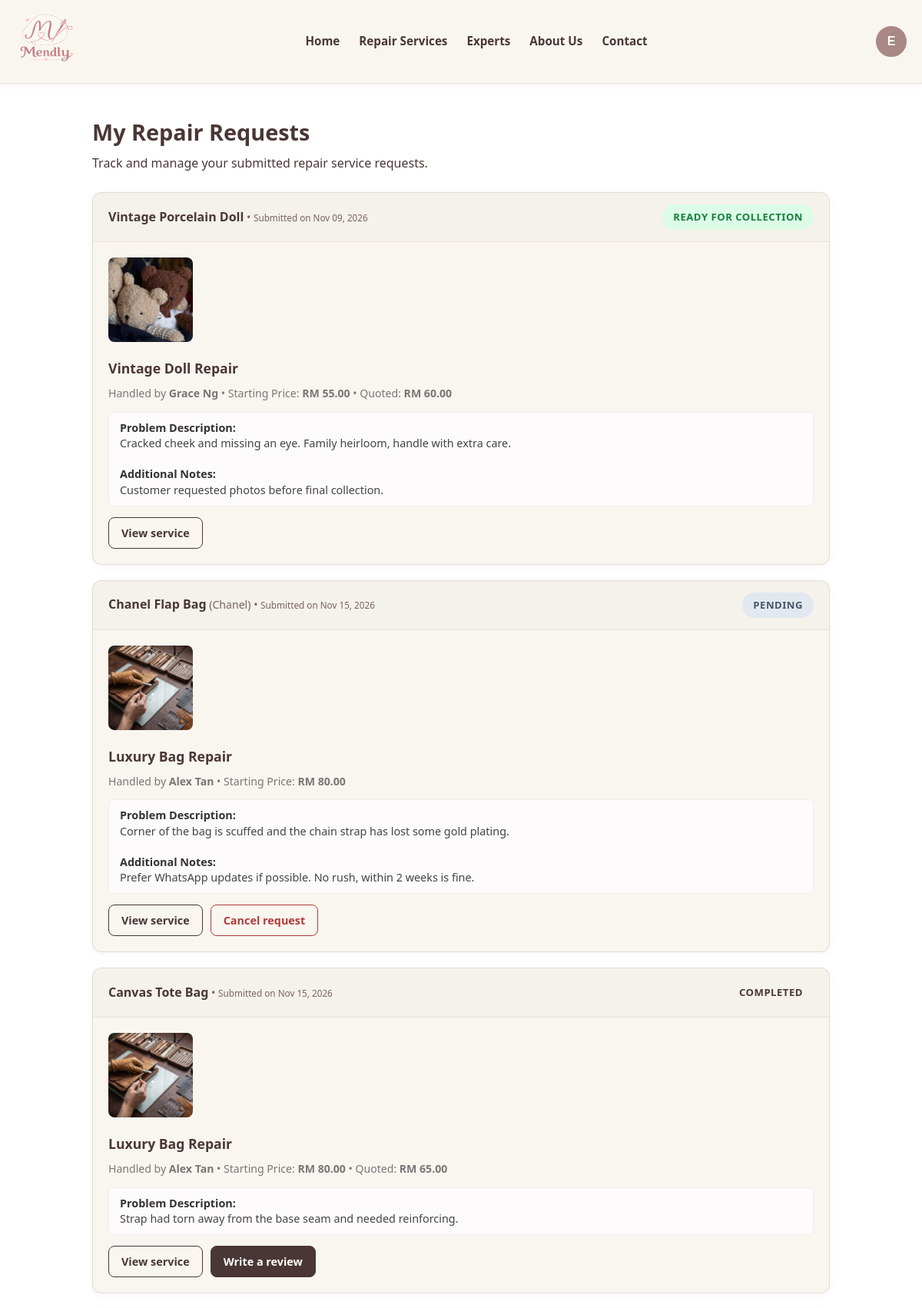
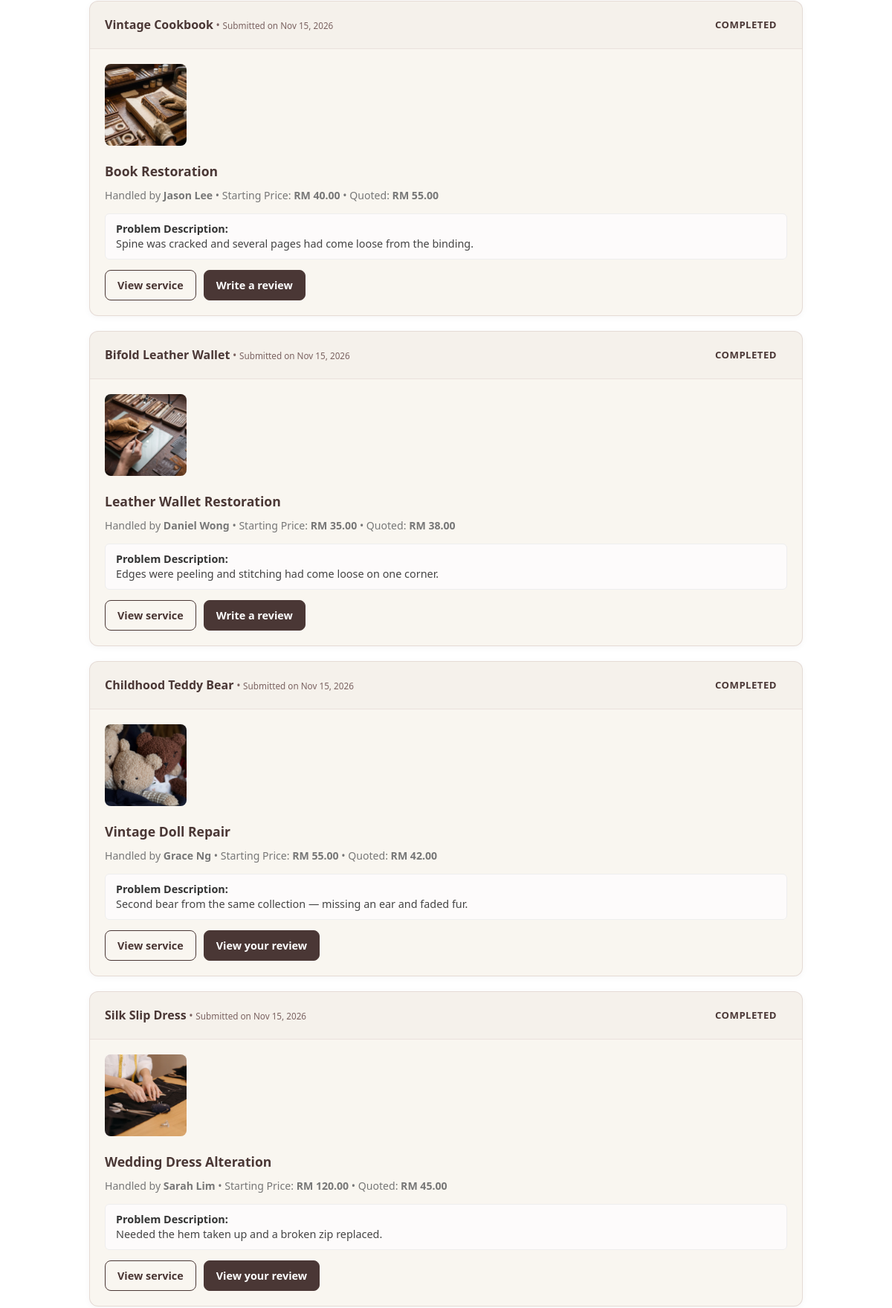
Page /my-requests.php (signed in, upper part) on the committed database (2 pictures, top to bottom).
### tables this page shows
CREATE TABLE repair_requests (
    request_id         INT AUTO_INCREMENT PRIMARY KEY,
    customer_id         INT NOT NULL,
    service_id          INT NOT NULL,
    item_name            VARCHAR(150),
    brand                 VARCHAR(100),
    repair_description   TEXT,
    additional_notes      TEXT,
    reference_image      VARCHAR(255),
    quoted_price          DECIMAL(10,2),

    status ENUM(
        'Pending',
        'Accepted',
        'In Progress',
        'Ready for Collection',
        'Completed',
        'Cancelled'
    ) DEFAULT 'Pending',

    request_date TIMESTAMP DEFAULT CURRENT_TIMESTAMP,

    FOREIGN KEY (customer_id) REFERENCES customers(customer_id),
    FOREIGN KEY (service_id)  REFERENCES services(service_id)
);

CREATE TABLE services (
    service_id         INT AUTO_INCREMENT PRIMARY KEY,
    expert_id          INT NOT NULL,
    category_id        INT NOT NULL,
    title              VARCHAR(150) NOT NULL,
    description        TEXT,
    starting_price     DECIMAL(10,2),
    estimated_duration VARCHAR(50),
    status             ENUM('active', 'inactive') DEFAULT 'active',
    created_at         TIMESTAMP DEFAULT CURRENT_TIMESTAMP,

    FOREIGN KEY (expert_id)   REFERENCES experts(expert_id) ON DELETE CASCADE,
    FOREIGN KEY (category_id) REFERENCES categories(category_id)
);

CREATE TABLE experts (
    expert_id              INT AUTO_INCREMENT PRIMARY KEY,
    full_name               VARCHAR(100) NOT NULL,
    email                    VARCHAR(100) NOT NULL UNIQUE,
    phone                    VARCHAR(20)  NOT NULL,
    location                 VARCHAR(150) NOT NULL,
    password                 VARCHAR(255) NOT NULL,
    business_name            VARCHAR(150) NOT NULL,
    experience                VARCHAR(20)  NOT NULL,
    description              TEXT,

     
     
     
     
     
     
     
    first_login_done         BOOLEAN DEFAULT TRUE,

    photo_path                MEDIUMBLOB,
    photo_path_mime           VARCHAR(20),

     
    avatar                    MEDIUMBLOB,
    avatar_mime               VARCHAR(20),
    bio                       TEXT,
    years_experience          INT DEFAULT 0,
    completed_repairs         INT DEFAULT 0,
    response_rate             DECIMAL(5,2) DEFAULT 0,
    average_response_time     VARCHAR(50),
    verified                  BOOLEAN DEFAULT FALSE,

    created_at                TIMESTAMP DEFAULT CURRENT_TIMESTAMP
);

### includes/helpers.php (called while the page is built, shortened)
<?php
function currentRole(): string
{
    return isset($_SESSION['user_id']) ? ($_SESSION['role'] ?? 'guest') : 'guest';
}
function requireRole(string $role): int
{
    return (int) $_SESSION['user_id'];
}

### my-requests.php (the view, shortened to what this page needs)
<?php
include 'includes/db.php';
$customerID = requireRole('customer');
$sql = "
    SELECT
        rq.request_id,
        rq.item_name,
        rq.brand,
        rq.repair_description,
        rq.additional_notes,
        rq.quoted_price,
        rq.status,
        rq.request_date,
        s.service_id,
        s.title AS service_title,
        s.starting_price,
        e.full_name AS expert_name,
        e.business_name,
        r.review_id,
        COALESCE(
            (
                SELECT image_path
                FROM service_images
                WHERE service_id = s.service_id
                ORDER BY display_order ASC
                LIMIT 1
            ),
            c.image_path
        ) AS service_thumbnail
    FROM repair_requests rq
    INNER JOIN services s ON rq.service_id = s.service_id
    INNER JOIN experts e ON s.expert_id = e.expert_id
    INNER JOIN categories c ON s.category_id = c.category_id
    LEFT JOIN reviews r ON r.request_id = rq.request_id
    WHERE rq.customer_id = ?
    ORDER BY rq.request_id DESC
";
$stmt = mysqli_prepare($conn, $sql);
mysqli_stmt_bind_param($stmt, "i", $customerID);
mysqli_stmt_execute($stmt);
$result = mysqli_stmt_get_result($stmt);
$requests = [];
while ($row = mysqli_fetch_assoc($result)) {
    $requests[] = $row;
}
function getStatusBadge($status = 'Pending')
{
    $currentStatus = trim($status ?? 'Pending');
    switch ($currentStatus) {
        case 'Ready for Collection':
            return ['label' => 'Ready for Collection', 'class' => 'badge-ready'];
        case 'Completed':
            return ['label' => 'Completed', 'class' => 'badge-completed'];
        case 'Pending':
        default:
            return ['label' => 'Pending', 'class' => 'badge-pending'];
    }
}
?>
<!DOCTYPE html>
<html lang="en">
<head>
    <link rel="stylesheet" href="assets/css/global.css">
    <link rel="stylesheet" href="assets/css/my-requests.css">
</head>
<body>
    <?php include "includes/header.php"; ?>
    <main class="my-requests-container">
        <div class="page-header">
            <h1>My Repair Requests</h1>
            <p>Track and manage your submitted repair service requests.</p>
        </div>
        <?php if (!empty($requests)): ?>
            <?php foreach ($requests as $req): ?>
                <?php
                $badge = getStatusBadge($req['status']);
                $thumbnail = !empty($req['service_thumbnail']) ? $req['service_thumbnail'] : 'assets/images/logo.png';
                $createdDate = date('M d, Y', strtotime($req['request_date']));
                ?>
                <div class="request-card">
                    <div class="card-header">
                        <div class="request-info">
                            <strong><?php echo htmlspecialchars($req['item_name']); ?></strong>
                            <?php if (!empty($req['brand'])): ?>
                                <span>(<?php echo htmlspecialchars($req['brand']); ?>)</span>
                            <?php endif; ?>
                            &bull; <small>Submitted on <?php echo $createdDate; ?></small>
                        </div>
                        <span class="status-badge <?php echo $badge['class']; ?>">
                            <?php echo $badge['label']; ?>
                        </span>
                    </div>
                    <div class="card-body">
                        <img
                            src="<?php echo htmlspecialchars($thumbnail); ?>"
                            alt="<?php echo htmlspecialchars($req['service_title']); ?>"
                            class="service-img"
                            onerror="this.src='assets/images/logo.png';">
                        <div class="details-wrapper">
                            <h3 class="service-title"><?php echo htmlspecialchars($req['service_title']); ?></h3>
                            <div class="expert-meta">
                                Handled by <strong><?php echo htmlspecialchars($req['expert_name']); ?></strong> &bull;
                                Starting Price: <strong>RM <?php echo number_format($req['starting_price'], 2); ?></strong>
                                <?php if ($req['quoted_price'] !== null): ?>
                                    &bull; Quoted: <strong>RM <?php echo number_format($req['quoted_price'], 2); ?></strong>
                                <?php endif; ?>
                            </div>
                            <div class="desc-box">
                                <strong>Problem Description:</strong><br>
                                <?php echo nl2br(htmlspecialchars($req['repair_description'])); ?>
                                <?php if (!empty($req['additional_notes'])): ?>
                                    <br><br><strong>Additional Notes:</strong><br>
                                    <?php echo nl2br(htmlspecialchars($req['additional_notes'])); ?>
                                <?php endif; ?>
                            </div>
                            <div class="request-actions">
                                <a href="service-details.php?id=<?php echo (int) $req['service_id']; ?>" class="btn-link">View service</a>
                                <?php if ($req['status'] === 'Completed'): ?>
                                    <a href="review.php" class="btn-link btn-link-solid">
                                        <?php echo $req['review_id'] ? 'View your review' : 'Write a review'; ?>
                                    </a>
                                <?php elseif ($req['status'] === 'Pending'): ?>
                                    <form method="post" action="cancel-request.php" onsubmit="return confirm('Cancel this repair request?');">
                                        <button type="submit" class="btn-link btn-link-danger">Cancel request</button>
                                    </form>
                                <?php endif; ?>
                            </div>
                        </div>
                    </div>
                </div>
            <?php endforeach; ?>
        <?php endif; ?>
    </main>
    <?php include "includes/footer.php"; ?>
</body>
</html>

### assets/css/global.css (style rules this page uses)
:root { --color-light: rgba(249, 246, 240, 1); --color-medium: rgba(169, 136, 133, 1); --color-dark: rgba(74, 55, 53, 1); --color-subtle-dark: rgba(122, 98, 96, 1); --color-dark-80: rgba(74, 55, 53, 0.9); --color-dark-90: rgba(74, 55, 53, 0.98); --color-light-80: rgba(249, 246, 240, 0.8); --font-main: "Segoe UI", Tahoma, Geneva, Verdana, sans-serif; --transition-fast: all 0.3s ease; }
* { margin: 0; padding: 0; box-sizing: border-box; }
body { font-family: var(--font-main); color: var(--color-dark); line-height: 1.6; overflow-x: hidden; }
a { text-decoration: none; color: inherit; }
.card-body { padding: 18px; flex-grow: 1; display: flex; flex-direction: column; }
.card-body h3 { font-size: 1.1rem; color: var(--color-dark); margin-bottom: 8px; }

### assets/css/my-requests.css (style rules this page uses)
.my-requests-container { max-width: 1000px; margin: 40px auto; padding: 0 20px; }
.page-header { margin-bottom: 25px; }
.page-header h1 { font-size: 1.8rem; color: var(--color-dark, #4a3735); margin-bottom: 5px; }
.request-card { background-color: var(--color-light, #fff); border: 1px solid rgba(169, 136, 133, 0.25); border-radius: 12px; margin-bottom: 20px; overflow: hidden; box-shadow: 0 2px 8px rgba(0, 0, 0, 0.04); transition: var(--transition-fast, all 0.2s ease); }
.card-header { display: flex; justify-content: space-between; align-items: center; padding: 15px 20px; background-color: rgba(169, 136, 133, 0.05); border-bottom: 1px solid rgba(169, 136, 133, 0.15); }
.request-info { font-size: 0.88rem; color: var(--color-subtle-dark, #666); }
.request-info strong { color: var(--color-dark, #4a3735); font-size: 1rem; }
.status-badge { padding: 6px 14px; border-radius: 20px; font-size: 0.82rem; font-weight: 700; text-transform: uppercase; letter-spacing: 0.5px; }
.badge-pending { background-color: #e2e8f0; color: #475569; }
.badge-ready { background-color: #dcfce7; color: #15803d; }
.card-body { display: flex; padding: 20px; gap: 20px; }
.service-img { width: 110px; height: 110px; object-fit: cover; border-radius: 8px; background-color: #f0f0f0; flex-shrink: 0; }
.details-wrapper { flex-grow: 1; }
.service-title { font-size: 1.1rem; color: var(--color-dark, #4a3735); margin: 0 0 6px 0; }
.expert-meta { font-size: 0.88rem; color: #777; margin-bottom: 12px; }
.desc-box { background-color: #fdfbfb; border: 1px solid #eee; padding: 10px 14px; border-radius: 6px; font-size: 0.9rem; color: #444; line-height: 1.4; }
.desc-box strong { color: #333; }
.request-actions { display: flex; flex-wrap: wrap; gap: 10px; margin-top: 14px; }
.request-actions form { margin: 0; }
.btn-link { display: inline-block; padding: 8px 16px; border: 1px solid var(--color-dark, #4a3735); border-radius: 8px; background: transparent; color: var(--color-dark, #4a3735); font: inherit; font-size: 0.9rem; font-weight: 600; text-decoration: none; cursor: pointer; }
.btn-link-solid { background-color: var(--color-dark, #4a3735); color: #fff; }
.btn-link-danger { border-color: #b23b3b; color: #b23b3b; }

### rows in the picture
repair_requests: item_name "Vintage Porcelain Doll", request_date "Nov 09, 2026", status "READY FOR COLLECTION", service.title "Vintage Doll Repair", experts.full_name "Grace Ng", service.starting_price "55.00", quoted_price "60.00", repair_description "Cracked cheek and missing an eye. Family heirloom, handle with extra care.", additional_notes "Customer requested photos before final collection."
repair_requests: item_name "Chanel Flap Bag", brand "Chanel", request_date "Nov 15, 2026", status "PENDING", service.title "Luxury Bag Repair", experts.full_name "Alex Tan", service.starting_price "80.00", repair_description "Corner of the bag is scuffed and the chain strap has lost some gold plating.", additional_notes "Prefer WhatsApp updates if possible. No rush, within 2 weeks is fine."
repair_requests: item_name "Canvas Tote Bag", request_date "Nov 15, 2026", status "COMPLETED", service.title "Luxury Bag Repair", experts.full_name "Alex Tan", service.starting_price "80.00", quoted_price "65.00", repair_description "Strap had torn away from the base seam and needed reinforcing.", shows "Write a review"
repair_requests: item_name "Vintage Cookbook", request_date "Nov 15, 2026", status "COMPLETED", shows a picture, service.title "Book Restoration", experts.full_name "Jason Lee", service.starting_price "40.00", quoted_price "55.00", repair_description "Spine was cracked and several pages had come loose from the binding.", shows "Write a review"
repair_requests: item_name "Bifold Leather Wallet", request_date "Nov 15, 2026", status "COMPLETED", service.title "Leather Wallet Restoration", experts.full_name "Daniel Wong", service.starting_price "35.00", quoted_price "38.00", repair_description "Edges were peeling and stitching had come loose on one corner.", shows "Write a review"
repair_requests: item_name "Childhood Teddy Bear", request_date "Nov 15, 2026", status "COMPLETED", service.title "Vintage Doll Repair", experts.full_name "Grace Ng", service.starting_price "55.00", quoted_price "42.00", repair_description "Second bear from the same collection — missing an ear and faded fur.", shows "View your review"
repair_requests: item_name "Silk Slip Dress", request_date "Nov 15, 2026", status "COMPLETED", shows a picture, service.title "Wedding Dress Alteration", experts.full_name "Sarah Lim", service.starting_price "120.00", quoted_price "45.00", repair_description "Needed the hem taken up and a broken zip replaced.", shows "View your review"

### other values in the picture
$label "Repair Services"
$label "Experts"
substr($displayName, 0, 1) "E"
